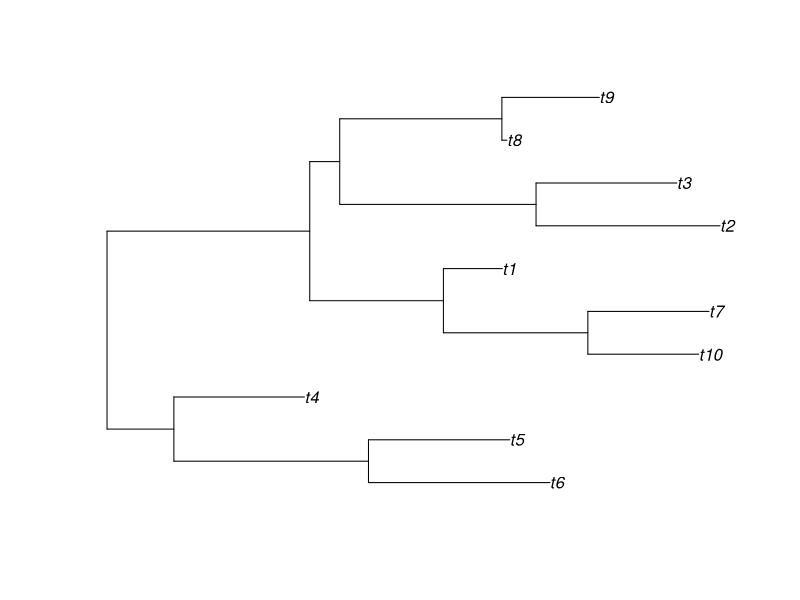

This chart was generated by the following R code: (Note: this script raises an error after producing the figure.)
sim.test <- function(tree, k = 2, trait.num = 2, ancestral = FALSE){

  ### for a symmetric Q matrix (default?)
  Q <- symmetric_Q_matrix(k)
  trait.num <- trait.num

  states <- as.character(c(0:(k-1)))

  # reorder branches in the phylogeny
  #tree.ordered <- ape::reorder.phylo(tree, "postorder")
  tree.ordered <- reorder(tree)
  edge <- tree.ordered$edge
  num.nodes <- max(edge)
  num.tips <- ape::Ntip(tree.ordered)

  # create an empty matrix
  output <- matrix(NA, num.nodes, trait.num)

  # define the node labels
  parent <- as.integer(edge[, 1])
  child <- as.integer(edge[, 2])

  # identify the root
  root <- as.integer(parent[!match(parent, child, 0)][1])

  # simulate the root state
  root.state <- sample(states, trait.num, replace = TRUE, prob = rep(1/k, k)) #later prob would need to take into account for bf

  # add the root state to the matrix
  output[root, ] <- root.state

  # edge lengths
  bl <- tree.ordered$edge.length

  # loop through all branches
  for (i in seq_along(bl)){

    from <- parent[i]
    to <- child[i]

    # generate a matrix of probabilities
    #P <- getP(tl[i], eig, rate)[[1]]
    # probability of change along each branch
    #P  <- lapply(bl[i], function(l) ape::matexpo(Q[[1]] * l))
    P  <- ape::matexpo(Q * bl[i])

    # avoid numerical problems for larger P and small bl
    if (any(P < 0)) P[P < 0] <- 0

    for (j in 1:k) {
      # boolean, if current state is TRUE then we calc the prob of changing from that state. Useful loop is sites > 1, otherwise some redundancy
      ind <- output[from, ] == states[j]
      output[to, ind] <- sample(states, sum(ind), replace = TRUE, prob = P[, j])
    }
  }

   tip.labels <- c(tree.ordered$tip.label, as.character( (num.tips + 1):num.nodes))
  rownames(output) <- tip.labels

  # remove ancestral sequences
  if (!ancestral) output <- output[tree.ordered$tip.label, , drop = FALSE]

  # formatting for morpho object
   tip_sequences <- rownames(output)
   sequence = list()

  #  create list of simulated traits
   for ( i in 1:length(tip_sequences)){
     sequence[[tip_sequences[i]]] <- output[tip_sequences[i],]
   }

  # create morpho object
  sim.output <- as.morpho(sequence, tree.ordered, "Mk")


  return(sim.output)
}



set.seed(123)
phy <- ape::rtree(10)
plot(phy)
simulated_morpho <- sim.test(phy, k = 2, trait.num = 20)
simulated_morpho

